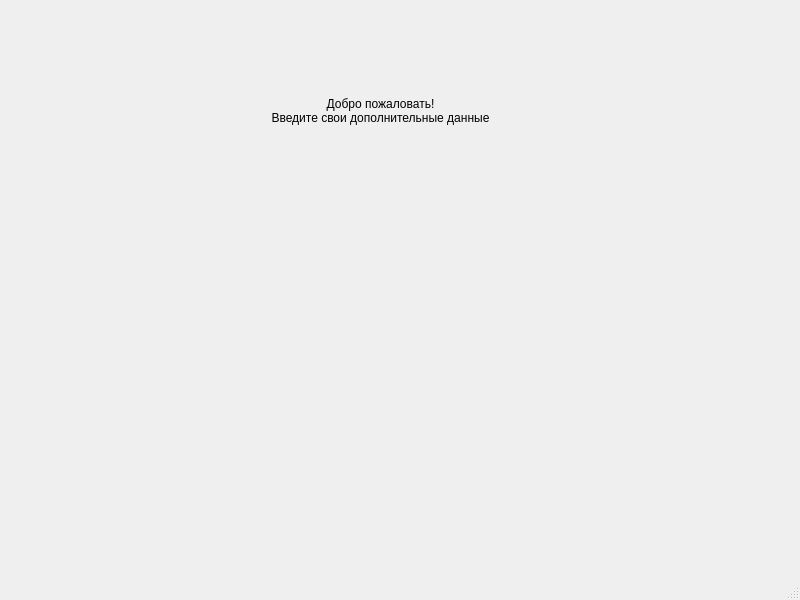
<?xml version="1.0" encoding="UTF-8"?>
<ui version="4.0">
 <class>Profile</class>
 <widget class="QMainWindow" name="Profile">
  <property name="geometry">
   <rect>
    <x>0</x>
    <y>0</y>
    <width>800</width>
    <height>600</height>
   </rect>
  </property>
  <property name="windowTitle">
   <string>MainWindow</string>
  </property>
  <widget class="QWidget" name="centralwidget">
   <widget class="QLabel" name="label">
    <property name="geometry">
     <rect>
      <x>270</x>
      <y>80</y>
      <width>221</width>
      <height>61</height>
     </rect>
    </property>
    <property name="text">
     <string>Добро пожаловать! 
Введите свои дополнительные данные</string>
    </property>
    <property name="alignment">
     <set>Qt::AlignCenter</set>
    </property>
   </widget>
  </widget>
  <widget class="QMenuBar" name="menubar">
   <property name="geometry">
    <rect>
     <x>0</x>
     <y>0</y>
     <width>800</width>
     <height>21</height>
    </rect>
   </property>
  </widget>
  <widget class="QStatusBar" name="statusbar"/>
 </widget>
 <resources/>
 <connections/>
</ui>
